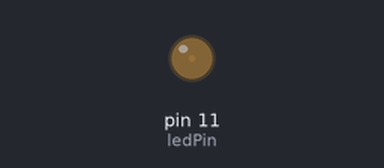
A sketch run on a simulated Arduino Uno, built with avr-gcc and run on an emulated ATmega328P. On the bench: output pins drawn as LEDs (lit = HIGH).

Above: at 0.05 s.
At 0.95 s:
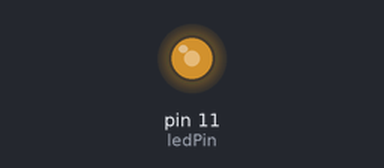
At 1.4 s:
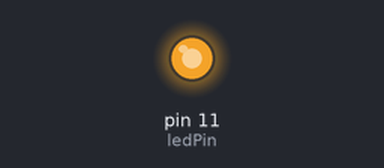
At 2.75 s:
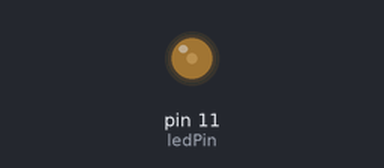
Timing chart, 0 to 7.0 s (numbered marks = the images above):
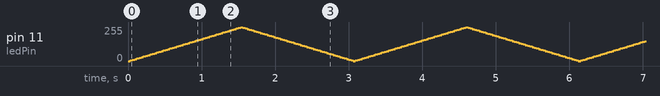

The sketch:

3_PWM_Control_LED.ino
```cpp
// Define the LED connection pin as io11
const int ledPin = 11;

// Define the brightness variable with an initial value of 0 (dimmest)
int brightness = 0;

// Define the step size for each change; smaller values mean smoother changes but slower speed
int fadeAmount = 5;

void setup() {
  // Set ledPin as an output mode
  pinMode(ledPin, OUTPUT);
}

void loop() {
  // 1. Set the brightness of the current pin
  // analogWrite can output a PWM signal, with a value range of 0-255
  analogWrite(ledPin, brightness);

  // 2. Change the brightness value for the next iteration
  brightness = brightness + fadeAmount;

  // 3. Check if the boundary of maximum or minimum brightness has been reached
  // If brightness reaches 0 or 255, reverse the direction of change
  if (brightness <= 0 || brightness >= 255) {
    fadeAmount = -fadeAmount;
  }

  // 4. Wait for 30 milliseconds so the human eye can see the changing process clearly
  // If this time is too short, the light will flicker too fast; if too long, the breathing effect will feel disconnected
  delay(30);
}
```
